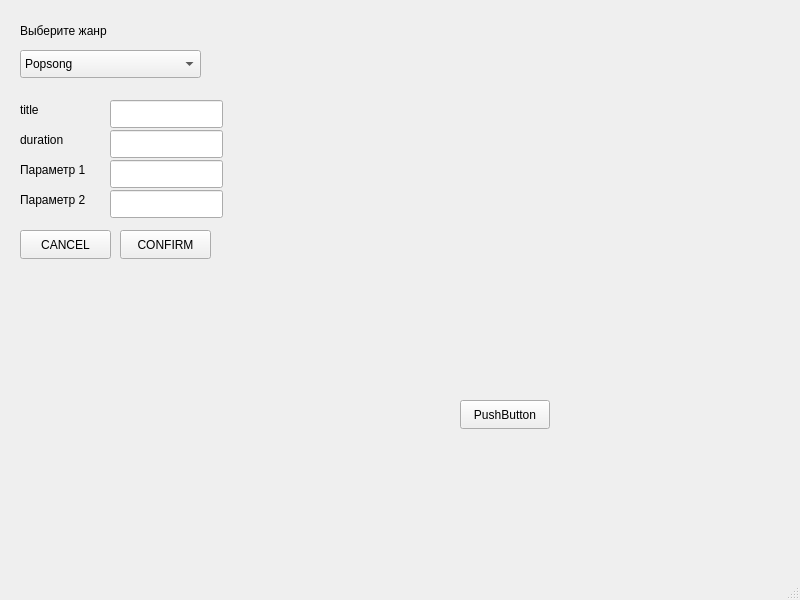
<?xml version="1.0" encoding="UTF-8"?>
<ui version="4.0">
 <class>sec_window</class>
 <widget class="QMainWindow" name="sec_window">
  <property name="geometry">
   <rect>
    <x>0</x>
    <y>0</y>
    <width>800</width>
    <height>600</height>
   </rect>
  </property>
  <property name="windowTitle">
   <string>MainWindow</string>
  </property>
  <widget class="QWidget" name="centralwidget">
   <widget class="QLabel" name="label">
    <property name="geometry">
     <rect>
      <x>20</x>
      <y>10</y>
      <width>171</width>
      <height>41</height>
     </rect>
    </property>
    <property name="text">
     <string>Выберите жанр</string>
    </property>
   </widget>
   <widget class="QComboBox" name="genreBox">
    <property name="geometry">
     <rect>
      <x>20</x>
      <y>50</y>
      <width>181</width>
      <height>28</height>
     </rect>
    </property>
    <item>
     <property name="text">
      <string>Popsong</string>
     </property>
    </item>
    <item>
     <property name="text">
      <string>Electronic</string>
     </property>
    </item>
    <item>
     <property name="text">
      <string>Symphony</string>
     </property>
    </item>
    <item>
     <property name="text">
      <string>Opera</string>
     </property>
    </item>
   </widget>
   <widget class="QLabel" name="lblParam1">
    <property name="geometry">
     <rect>
      <x>20</x>
      <y>160</y>
      <width>91</width>
      <height>20</height>
     </rect>
    </property>
    <property name="text">
     <string>Параметр 1</string>
    </property>
   </widget>
   <widget class="QLineEdit" name="paramEdit1">
    <property name="geometry">
     <rect>
      <x>110</x>
      <y>160</y>
      <width>113</width>
      <height>28</height>
     </rect>
    </property>
   </widget>
   <widget class="QLineEdit" name="paramEdit2">
    <property name="geometry">
     <rect>
      <x>110</x>
      <y>190</y>
      <width>113</width>
      <height>28</height>
     </rect>
    </property>
   </widget>
   <widget class="QLabel" name="lblParam2">
    <property name="geometry">
     <rect>
      <x>20</x>
      <y>190</y>
      <width>91</width>
      <height>20</height>
     </rect>
    </property>
    <property name="text">
     <string>Параметр 2</string>
    </property>
   </widget>
   <widget class="QPushButton" name="btnConfirm">
    <property name="geometry">
     <rect>
      <x>120</x>
      <y>230</y>
      <width>91</width>
      <height>29</height>
     </rect>
    </property>
    <property name="text">
     <string>CONFIRM</string>
    </property>
   </widget>
   <widget class="QPushButton" name="canConfirm_2">
    <property name="geometry">
     <rect>
      <x>20</x>
      <y>230</y>
      <width>91</width>
      <height>29</height>
     </rect>
    </property>
    <property name="text">
     <string>CANCEL</string>
    </property>
   </widget>
   <widget class="QLineEdit" name="titleEdit">
    <property name="geometry">
     <rect>
      <x>110</x>
      <y>100</y>
      <width>113</width>
      <height>28</height>
     </rect>
    </property>
   </widget>
   <widget class="QLabel" name="duration">
    <property name="geometry">
     <rect>
      <x>20</x>
      <y>130</y>
      <width>91</width>
      <height>20</height>
     </rect>
    </property>
    <property name="text">
     <string>duration</string>
    </property>
   </widget>
   <widget class="QLineEdit" name="durationEdit">
    <property name="geometry">
     <rect>
      <x>110</x>
      <y>130</y>
      <width>113</width>
      <height>28</height>
     </rect>
    </property>
   </widget>
   <widget class="QLabel" name="title">
    <property name="geometry">
     <rect>
      <x>20</x>
      <y>100</y>
      <width>91</width>
      <height>20</height>
     </rect>
    </property>
    <property name="text">
     <string>title</string>
    </property>
   </widget>
   <widget class="QPushButton" name="ggggggg">
    <property name="geometry">
     <rect>
      <x>460</x>
      <y>400</y>
      <width>90</width>
      <height>29</height>
     </rect>
    </property>
    <property name="text">
     <string>PushButton</string>
    </property>
   </widget>
  </widget>
  <widget class="QMenuBar" name="menubar">
   <property name="geometry">
    <rect>
     <x>0</x>
     <y>0</y>
     <width>800</width>
     <height>25</height>
    </rect>
   </property>
  </widget>
  <widget class="QStatusBar" name="statusbar"/>
 </widget>
 <resources/>
 <connections/>
</ui>
